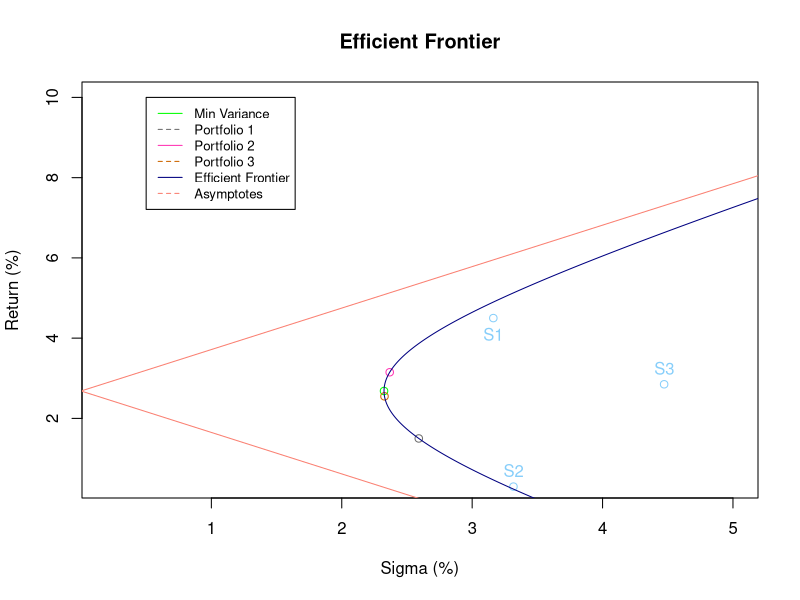
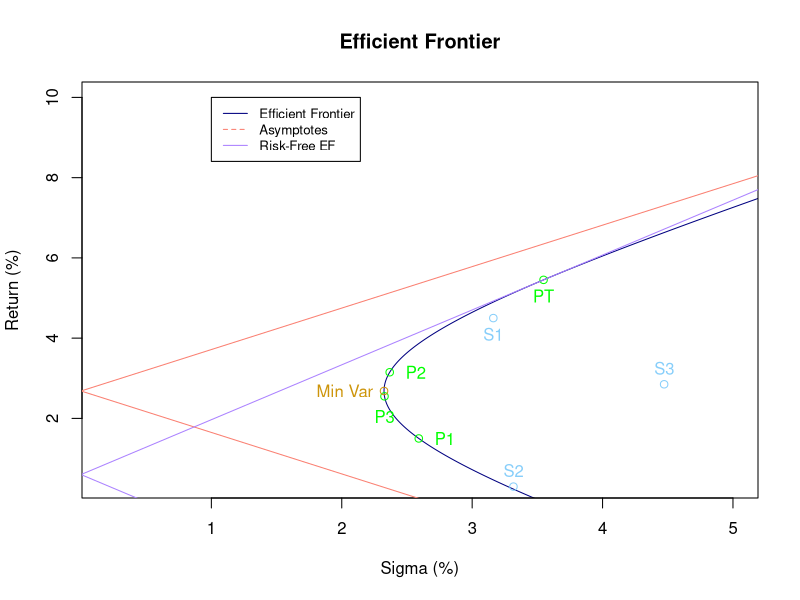
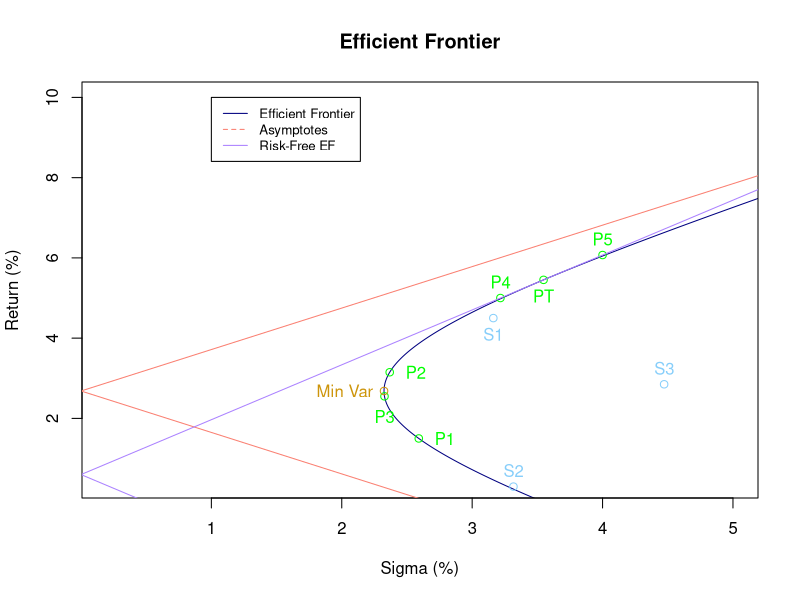

The R source for these figures, in order:
## ---- chunk 1
sig <- matrix(c(.1, .02, .01, .02, .11, .03, .01, .03, .2), ncol = 3, byrow = TRUE)*100
sig
inv_sig <- solve(sig)

p <- matrix(c(.045, .003, .0285))*100

e <- matrix(c(1, 1, 1))
e

A = as.numeric(t(p) %*% inv_sig %*% e)
A

B = as.numeric(t(p) %*% inv_sig %*% (p))
B

C = as.numeric(t(e) %*% inv_sig %*% e)
C

detM = as.numeric(B*C - A^2)
detM

g = (1/detM) * ((B * (inv_sig %*% e)) - A * (inv_sig %*% p))
g

h = ((1/detM) * (C * (inv_sig %*% p) - A * (inv_sig %*% e)))
h
## ---- chunk 2
Pstar_var = as.numeric(1/C)
Pstar_var

Pstar_ret = as.numeric(A/C)
Pstar_ret


wPstar = g + (h * Pstar_ret)
wPstar
## ---- chunk 3
library("quadprog")
b <- c(1, Pstar_ret)
Amat <- matrix(c(e, p), 3, 2)

sol <- solve.QP(sig, c(0,0,0), Amat, b, meq = 2)
sol$solution
## ---- chunk 4
P1 = p[1]/3
P1

wP1 = g + (h * P1)
wP1/sum(wP1)
## ---- chunk 5
b1 <- c(1, P1)

sol1 <- solve.QP(sig, c(0,0,0), Amat, b1, meq = 2)
wP1 <- sol1$solution
wP1
## ---- chunk 6
P2 = p[2] + p[3]
P2

wP2 = g + (h * P2)
wP2/sum(wP2)
## ---- chunk 7
b2 <- c(1, P2)

sol2 <- solve.QP(sig, c(0,0,0), Amat, b2, meq = 2)
wP2 <- sol2$solution
wP2
## ---- chunk 8
P3 <- (p[1] + p[2] + p[3])/3 
alpha <- (P3 - P2)/(P1 - P2)
alpha

wP3 <- (alpha * wP1) + (1 - alpha)*wP2
wP3
## ---- chunk 9
b3 <- c(1, P3)

sol3 <- solve.QP(sig, c(0,0,0), Amat, b3, meq = 2)
wP3 <- sol3$solution
wP3
## ---- chunk 10
plot(sqrt(t(wPstar) %*% sig %*% wPstar), t(p) %*% wPstar, xlab = 'Sigma (%)', ylab = 'Return (%)', main = 'Efficient Frontier', col = 'green', type = 'p', xlim = c(.2, 5), ylim = c(.4, 10))
lines(sqrt(t(wP1) %*% sig %*% wP1), t(p) %*% wP1, type = 'p', col = 'gray43')
lines(sqrt(t(wP2) %*% sig %*% wP2), t(p) %*% wP2, type = 'p', col = 'maroon1')
lines(sqrt(t(wP3) %*% sig %*% wP3), t(p) %*% wP3, type = 'p', col = 'darkorange3')

points(sqrt(diag(sig)), p, col = 'lightskyblue')
text(sqrt(diag(sig)), c(p[1] - .4, p[2] + .4,  p[3] + .4), col = 'lightskyblue', labels = c('S1', 'S2', 'S3'))
rets <- c()
sigs <- c()
for(t in seq(0, 10, length.out = 1000)){
  alpha <- (t - P2)/(P1 - P2)
  wP <- (alpha * wP1) + (1 - alpha)*wP2
  sigma <- sqrt(t(wP) %*% sig %*% wP)
  rets <- c(rets, t)
  sigs <- c(sigs, sigma)
}
lines(sigs, rets, type = 'l', col = 'navyblue')
abline(b = sqrt(detM/C), a = A/C, col = 'salmon')
abline(b = -sqrt(detM/C), a = A/C, col = 'salmon')
legend(.5, 10, legend = c("Min Variance", "Portfolio 1", "Portfolio 2", "Portfolio 3", "Efficient Frontier", "Asymptotes"), col = c("green", "gray43", "maroon1", "darkorange3", "navyblue", "salmon"), lty=1:2, cex=0.8)
## ---- chunk 11
P0 <- 0.6
PT <- A/C - (detM/(C^2))/(P0-A/C)
pxs <- p - P0
H <- t(pxs) %*% inv_sig %*% pxs
sigT <- -sqrt(H)/(C * (P0 - A/C))

PT
sigT
## ---- chunk 12
pxs <- p - P0*e
wT <- (1/(A - C*P0))*(inv_sig %*% pxs)
wT

t(p) %*% wT
sqrt(t(wT) %*% sig %*% wT)
## ---- chunk 13
plot(sigs, rets, type = 'l', col = 'navyblue', xlab = 'Sigma (%)', ylab = 'Return (%)', main = 'Efficient Frontier', xlim = c(.2, 5), ylim = c(.4, 10))

points(c(sqrt(t(wP1) %*% sig %*% wP1), sqrt(t(wP2) %*% sig %*% wP2), sqrt(t(wP3) %*% sig %*% wP3), sigT), c(t(p) %*% wP1, t(p) %*% wP2, t(p) %*% wP3, PT), col = 'green')
text(c(sqrt(t(wP1) %*% sig %*% wP1) +.2, sqrt(t(wP2) %*% sig %*% wP2) + .2, sqrt(t(wP3) %*% sig %*% wP3), sigT), c(t(p) %*% wP1, t(p) %*% wP2, t(p) %*% wP3 - .5, PT - .4), col = 'green', labels = c('P1', 'P2', 'P3', 'PT'))

points(sqrt(t(wPstar) %*% sig %*% wPstar), t(p) %*% wPstar, col = 'darkgoldenrod3')
text(sqrt(t(wPstar) %*% sig %*% wPstar) - .3, t(p) %*% wPstar, col = 'darkgoldenrod3', labels = c('Min Var'))
abline(b = sqrt(detM/C), a = A/C, col = 'salmon')
abline(b = -sqrt(detM/C), a = A/C, col = 'salmon')
points(sqrt(diag(sig)), p, col = 'lightskyblue')
text(sqrt(diag(sig)), c(p[1] - .4, p[2] + .4,  p[3] + .4), col = 'lightskyblue', labels = c('S1', 'S2', 'S3'))

abline(b = sqrt(H), a = P0, col = 'mediumpurple1')
abline(b = -sqrt(H), a = P0, col = 'mediumpurple1')
legend(1, 10, legend = c("Efficient Frontier", "Asymptotes", "Risk-Free EF"), col = c("navyblue", "salmon", "mediumpurple1"), lty=1:2, cex=0.8)
## ---- chunk 14
P4 <- 5
alpha4 <- (P4 - PT)/(P0 - PT)
sig4 <- (1 - alpha4)*sigT
alpha4
sig4
## ---- chunk 15
w4 <- c(alpha4, (1-alpha4)*wT)
t(c(P0,p)) %*% w4
w4
## ---- chunk 16
sig5 <- sqrt(16)
alpha5 <- as.numeric(1 - sig5/sigT)
P5 <- alpha5*P0 + (1 - alpha5)*PT
alpha5
P5
## ---- chunk 17
w5 <- c(alpha5, (1-alpha5)*wT)
t(c(P0,p)) %*% w5
w5
## ---- chunk 18
plot(sigs, rets, type = 'l', col = 'navyblue', xlab = 'Sigma (%)', ylab = 'Return (%)', main = 'Efficient Frontier', xlim = c(.2, 5), ylim = c(.4, 10))

points(c(sqrt(t(wP1) %*% sig %*% wP1), sqrt(t(wP2) %*% sig %*% wP2), sqrt(t(wP3) %*% sig %*% wP3), sigT, sig4, sig5), c(t(p) %*% wP1, t(p) %*% wP2, t(p) %*% wP3, PT, P4, P5), col = 'green')
text(c(sqrt(t(wP1) %*% sig %*% wP1) +.2, sqrt(t(wP2) %*% sig %*% wP2) + .2, sqrt(t(wP3) %*% sig %*% wP3), sigT, sig4, sig5), c(t(p) %*% wP1, t(p) %*% wP2, t(p) %*% wP3 - .5, PT - .4, P4 + .4, P5 + .4), col = 'green', labels = c('P1', 'P2', 'P3', 'PT', 'P4', 'P5'))

points(sqrt(t(wPstar) %*% sig %*% wPstar), t(p) %*% wPstar, col = 'darkgoldenrod3')
text(sqrt(t(wPstar) %*% sig %*% wPstar) - .3, t(p) %*% wPstar, col = 'darkgoldenrod3', labels = c('Min Var'))
abline(b = sqrt(detM/C), a = A/C, col = 'salmon')
abline(b = -sqrt(detM/C), a = A/C, col = 'salmon')
points(sqrt(diag(sig)), p, col = 'lightskyblue')
text(sqrt(diag(sig)), c(p[1] - .4, p[2] + .4,  p[3] + .4), col = 'lightskyblue', labels = c('S1', 'S2', 'S3'))

abline(b = sqrt(H), a = P0, col = 'mediumpurple1')
abline(b = -sqrt(H), a = P0, col = 'mediumpurple1')
legend(1, 10, legend = c("Efficient Frontier", "Asymptotes", "Risk-Free EF"), col = c("navyblue", "salmon", "mediumpurple1"), lty=1:2, cex=0.8)
